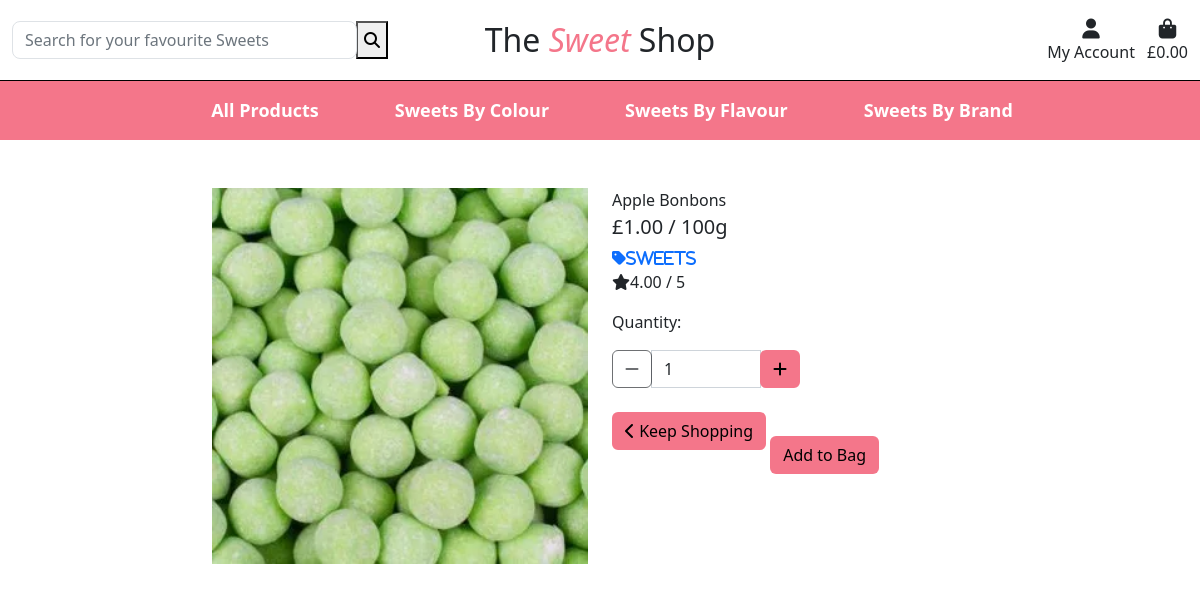
Page /products/6/ on the committed database.
### products/models.py (models this page shows, shortened)
class Product(models.Model):
    category = models.ForeignKey('Category', null=True, blank=True, on_delete=models.SET_NULL)
    name = models.CharField(max_length=254)
    description = models.TextField(null=True, blank=True)
    price = models.DecimalField(max_digits=6, decimal_places=2)
    color = models.CharField(max_length=254, null=True, blank=True)
    flavour = models.CharField(max_length=254, null=True, blank=True)
    brand = models.CharField(max_length=254, null=True, blank=True)
    vegetarian = models.BooleanField()
    rating = models.DecimalField(max_digits=6, decimal_places=2, null=True, blank=True)
    image = models.ImageField(null=True, blank=True)

class Category(models.Model):
    class Meta:
        verbose_name_plural = 'Categories'
    name = models.CharField(max_length=254)
    friendly_name = models.CharField(max_length=254, null=True, blank=True)

### products/views.py (the view)
# urls.py: path('<int:product_id>/', views.product_detail, name='product_detail'),
def product_detail(request, product_id):
    product = get_object_or_404(Product, pk=product_id)
    context = {
        'product': product,
    }
    return render(request, 'products/product_detail.html', context)

### shopping_bag/contexts.py (called while the page is built, shortened)
def shopping_bag_contents(request):
    shopping_bag_items = []
    total = 0
    product_count = 0
    shopping_bag = request.session.get('shopping_bag', {})
    grand_total = total
    context = {
        'shopping_bag_items': shopping_bag_items,
        'total': total,
        'product_count': product_count,
        'grand_total': grand_total,
    }
    return context

### products/templates/products/product_detail.html (shortened to what this page needs)
{% extends "base.html" %}
{% load static %}
{% block content %}
<div class="container-fluid push-down">
    <div class="row">
        <div class="col-12 col-md-6 col-lg-4 offset-lg-2">
            <div class="image-container my-5">
                {% if product.image %}
                <a href="{{ product.image.url }}" target="_blank">
                    <img class="card-img-top img-fluid" src="{{ product.image.url }}" alt="{{ product.name }}">
                </a>
                {% else %}
                <a href="">
                    <img src="{{ MEDIA }}noimage.png" alt="{{ product.name }}">
                </a>
                {% endif %}
            </div>
        </div>
        <div class="col-12 col-md-6 col-lg-4">
            <div class="mb-5 mt-md-5">
                <p class="mb-0">{{ product.name }}</p>
                <p class="lead mb-0">£{{ product.price }} / 100g</p>
                {% if product.category %}
                <p class="mt-1 mb-0">
                    <a href="{% url 'products' %}?category={{ product.category.name }}">
                        <i class="fas fa-tag mr-1">{{ product.category.friendly_name }}</i>
                    </a>
                </p>
                {% endif %}
                {% if product.rating %}
                    <p><i class="fas fa-star mr-1"></i>{{ product.rating }} / 5</p>
                {% else %}
                    <p>No Rating</p>
                {% endif %}
                <form action="{% url 'add_to_shopping_bag' product.id %}" method="POST">
                    <div class="form-row">
                        <div class="col-12">
                            <p class="mt-3">Quantity:</p>
                            <div class="form-group w-50">
                                <div class="input-group">
                                    <div class="input-group-prepend">
                                        <button class="decrement-quantity btn" data-item_id="{{ product.id }}" id="decrement-quantity_{{ product.id }}">
                                            <span>
                                                <i class="fas fa-minus"></i>
                                            </span>
                                        </button>
                                    </div>
                                    <input class="form-control quantity_input" type="number" name="quantity" value="1" min="1" max="30" data-item_id="{{ product.id }}" id="id_quantity_{{ product.id }}">
                                    <div class="input-group-append">
                                        <button class="increment-quantity btn" data-item_id="{{ product.id }}" id="increment-quantity_{{ product.id }}">
                                            <span>
                                                <i class="fas fa-plus"></i>
                                            </span>
                                        </button>
                                    </div>
                                </div>
                            </div>
                        </div>
                        <div class="col-12">
                            <a class="btn" href="{% url 'products' %}">
                                <span>
                                    <i class="fas fa-chevron-left"></i>
                                </span>
                                <span>Keep Shopping</span>
                            </a>
                            <input class="btn mt-5" type="submit" value="Add to Bag">
                        </div>
                    </div>
                </form>
            </div>
        </div>
    </div>
</div>
{% endblock %}

### static/css/base.css (style rules this page uses)
.push-down { margin-top: 140px; }
.btn { background-color: #f4768a; color: black; }

### rows in the picture
Product: image (picture), name "Apple Bonbons", price "1.00", category.friendly_name "Sweets", rating "4.00"
